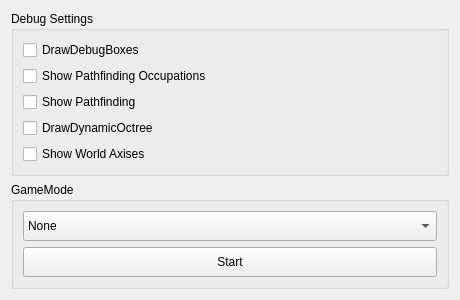
                <widget class="QWidget" name="scrollAreaWidgetContents_5">
                 <property name="geometry">
                  <rect>
                   <x>0</x>
                   <y>0</y>
                   <width>460</width>
                   <height>274</height>
                  </rect>
                 </property>
                 <layout class="QVBoxLayout" name="verticalLayout_25">
                  <item>
                   <widget class="QGroupBox" name="groupBox_2">
                    <property name="maximumSize">
                     <size>
                      <width>16777215</width>
                      <height>200</height>
                     </size>
                    </property>
                    <property name="sizeIncrement">
                     <size>
                      <width>0</width>
                      <height>0</height>
                     </size>
                    </property>
                    <property name="title">
                     <string>Debug Settings</string>
                    </property>
                    <layout class="QVBoxLayout" name="verticalLayout_13">
                     <item>
                      <widget class="QCheckBox" name="DrawDebugBoxes">
                       <property name="text">
                        <string>DrawDebugBoxes</string>
                       </property>
                      </widget>
                     </item>
                     <item>
                      <widget class="QCheckBox" name="pf1">
                       <property name="text">
                        <string>Show Pathfinding Occupations</string>
                       </property>
                      </widget>
                     </item>
                     <item>
                      <widget class="QCheckBox" name="pf2">
                       <property name="text">
                        <string>Show Pathfinding</string>
                       </property>
                      </widget>
                     </item>
                     <item>
                      <widget class="QCheckBox" name="DrawDynamicOctree">
                       <property name="sizePolicy">
                        <sizepolicy hsizetype="Minimum" vsizetype="Preferred">
                         <horstretch>0</horstretch>
                         <verstretch>0</verstretch>
                        </sizepolicy>
                       </property>
                       <property name="text">
                        <string>DrawDynamicOctree</string>
                       </property>
                      </widget>
                     </item>
                     <item>
                      <widget class="QCheckBox" name="worldAxises">
                       <property name="text">
                        <string>Show World Axises</string>
                       </property>
                      </widget>
                     </item>
                    </layout>
                   </widget>
                  </item>
                  <item>
                   <widget class="QGroupBox" name="groupBox_5">
                    <property name="title">
                     <string>GameMode</string>
                    </property>
                    <layout class="QVBoxLayout" name="verticalLayout_24">
                     <item>
                      <widget class="QComboBox" name="gmCB">
                       <property name="minimumSize">
                        <size>
                         <width>0</width>
                         <height>30</height>
                        </size>
                       </property>
                       <item>
                        <property name="text">
                         <string>None</string>
                        </property>
                       </item>
                       <item>
                        <property name="text">
                         <string>Eksamen</string>
                        </property>
                       </item>
                       <item>
                        <property name="text">
                         <string>GrassWorld</string>
                        </property>
                       </item>
                       <item>
                        <property name="text">
                         <string>Physics</string>
                        </property>
                       </item>
                       <item>
                        <property name="text">
                         <string>Crytek Sponza</string>
                        </property>
                       </item>
                      </widget>
                     </item>
                     <item>
                      <widget class="QPushButton" name="gmStart">
                       <property name="minimumSize">
                        <size>
                         <width>92</width>
                         <height>30</height>
                        </size>
                       </property>
                       <property name="text">
                        <string>Start</string>
                       </property>
                      </widget>
                     </item>
                    </layout>
                   </widget>
                  </item>
                 </layout>
                </widget>
